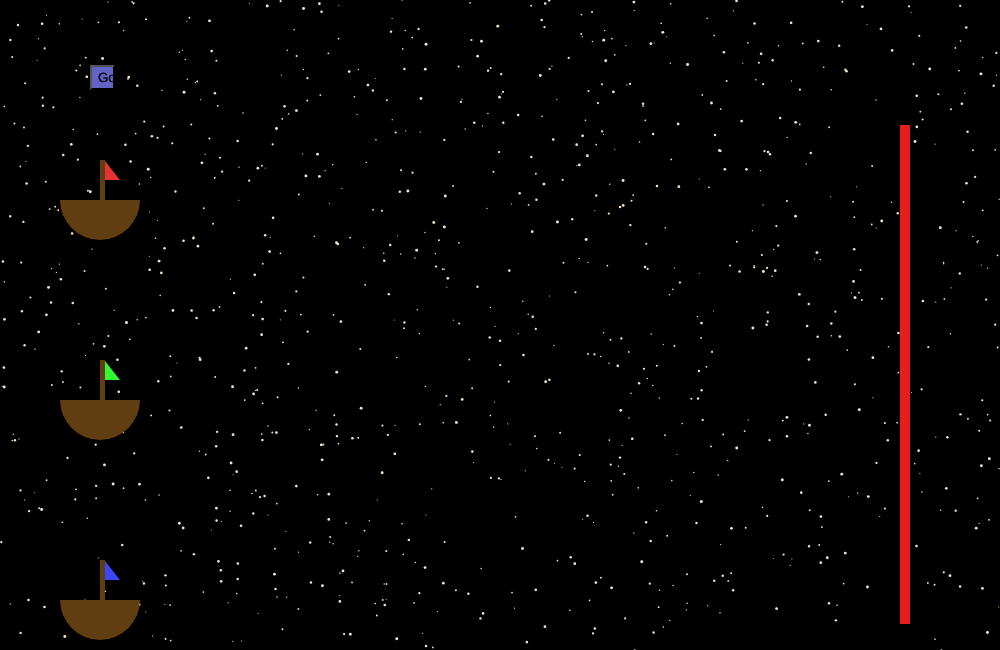
Frame 1 (no input)
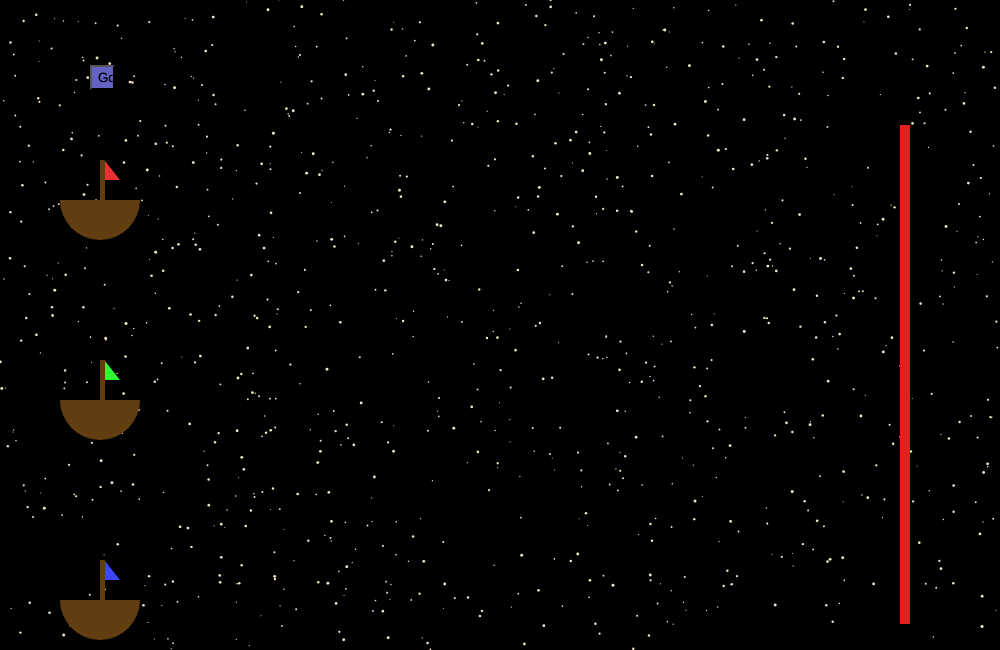
Frame 60 (no input)
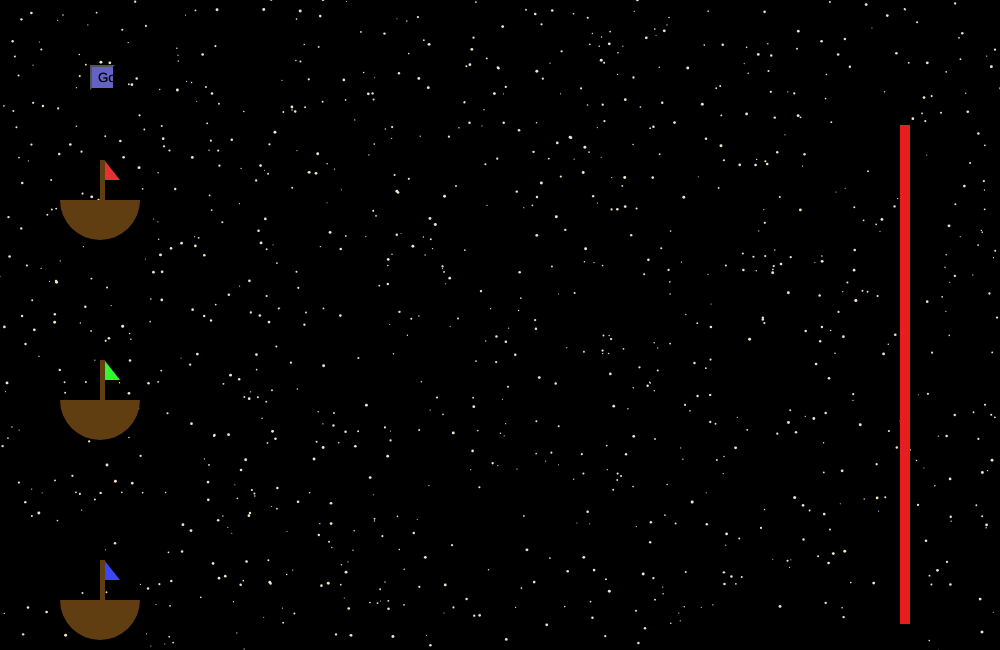
Frame 120 (the mouse pressed at the canvas centre since frame 60)

The p5.js sketch that drew these frames (run headless with seeded random() and noise() and a simulated clock; from frame 60 on, the mouse is pressed at the canvas centre):

// p5.js sketch
// ── sketch.js
/*
 * @name Array of Objects
 * @description Create a Jitter class, instantiate an array of objects
 * and move them around the screen.
 */
var bugs = []; // array of Jitter objects

var But = 0; // the button 

var Xloc1, Xloc2, Xloc3, Yloc; 

 




function setup() {
  createCanvas(1000, 650);
  // Create objects
  for (var i=0; i<1000; i++) { //i = i + 1 
    bugs.push(new Jitter());

  
  button = createButton('Go');
  button.position(90, 65);
  button.size(25,25);  
  button.mouseOver(changeColOver);
  button.mouseOut(changeColOut);
  button.mousePressed(ChangeVariable);
  
  var col = color(100,100,200,128);    //  2 buttons are Dom elements--changing button color is doable but "involved"
  button.style("background-color",col);
  
  frameRate(40); 
  Xloc1 = 0;
  Xloc2 = 0;
  Xloc3= 0;
 
 
  
  
  }
  
   
}

function draw() {
  background(0, 0, 0);
  for (var i=0; i<bugs.length; i++) {
    bugs[i].move();
    bugs[i].display();
  }
  
  fill(230, 30, 30);
  rect(900, 125, 10, 499); 
  
  drawboat(100+Xloc1, 200, 1, 230, 50, 50);
  drawboat(100+Xloc2, 400, 1, 50, 250, 50);
  drawboat(100+Xloc3, 600, 1, 60, 70, 250);
  

  
  var step1 = random(2, 40); 
  var step2 = random(2, 40);
  var step3 = random(2, 40); 
  
  if (Xloc1 > 800)  { 
    StopSteps();
  } 
  
  if (Xloc2 > 800)  { 
    StopSteps
  }
  
  if (Xloc3 > 800)  { 
    StopSteps
  }
      //if (Xloc2 > 800) { step2 = 0;} 
     // if (Xloc3 > 800) { step3 = 0;} 
      
      if (Xloc1 >753) { StopSteps } 
      
      if (Xloc2 > 753 ) { StopSteps } 


      if (Xloc3 > 753) { StopSteps }


  
  if (But === 0) {
    
    Xloc1 = Xloc1
    Xloc2 = Xloc2
    Xloc3 = Xloc3
    
    
    
  } 
    else { Xloc1 = Xloc1+step1 
    
    Xloc2 = Xloc2+step2
    Xloc3 = Xloc3+step3
    
        
      
    }
    
  
  
}


function StopSteps () { 
  step1=0;
    step2 =0;
    step3 = 0;
}

function changeColOver() {
  var col = color(1,1,200,128);    //  2 buttons are Dom elements--changing button color is doable but "involved"
  button.style("background-color",col);
}

function changeColOut() {
  var col = color(100,100,200,128);    //  2 buttons are Dom elements--changing button color is doable but "involved"
  button.style("background-color",col);
}

// Jitter class
function Jitter() {
  this.x = random(width);
  this.y = random(height);
  this.diameter = random(1, 3);
  this.speed = 1;

  this.move = function() {
    this.x += random(-this.speed, this.speed);
    this.y += random(-this.speed, this.speed);
  };

  this.display = function() {
    fill (242, 230, 201)
    noStroke()
    ellipse(this.x, this.y, this.diameter, this.diameter);
  };
}

function drawboat (Xstart, Ystart, flagdir, flagColr, flagColg, flagColb) {
 
  
  fill(flagColr, flagColg, flagColb);
  triangle(Xstart+flagdir*20, Ystart-20, Xstart+5, Ystart-39, Xstart+5, Ystart-20 );
   
   fill(96, 62, 17);
  rect(Xstart, Ystart-40, 5, 40);
  arc(Xstart, Ystart, 80, 80, 0, PI, CHORD);

  
} 

 function ChangeVariable () { 

if (But === 0) {
  
  But = 1; }
  
  else { But = 0 ;} 
  
  console.log("The But Variable = "+But)
  
 }
  
 
